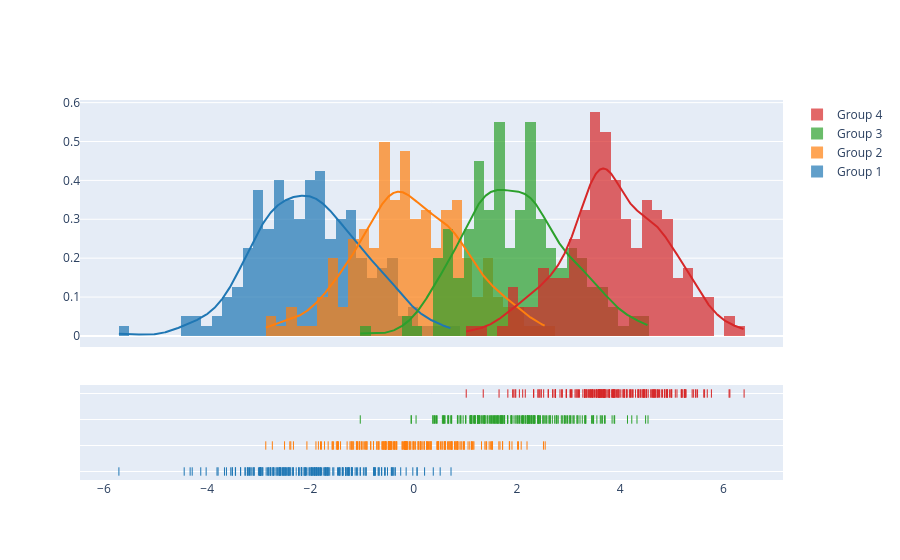

The notebook cell this image was saved under:
### Code cell
import plotly.figure_factory as ff

# Add histogram data
x1 = np.random.randn(200) - 2
x2 = np.random.randn(200)
x3 = np.random.randn(200) + 2
x4 = np.random.randn(200) + 4

# Group data together
hist_data = [x1, x2, x3, x4]

group_labels = ['Group 1', 'Group 2', 'Group 3', 'Group 4']

# Create distplot with custom bin_size
fig = ff.create_distplot(hist_data, group_labels, bin_size=.2)
fig.show()

### Figure 1 — Plotly figure (JSON) as saved in the notebook; plotly's stock layout.template omitted (floating-point values rounded to 4 significant figures; data arrays with more than 128 entries replaced by an {"elided": "..."} marker saying what was removed)
{"data": [{"autobinx": false, "histnorm": "probability density", "legendgroup": "Group 1", "marker": {"color": "rgb(31, 119, 180)"}, "name": "Group 1", "opacity": 0.7, "type": "histogram", "x": {"elided": "200 float values"}, "xaxis": "x", "xbins": {"end": 0.7237, "size": 0.2, "start": -5.711}, "yaxis": "y"}, {"autobinx": false, "histnorm": "probability density", "legendgroup": "Group 2", "marker": {"color": "rgb(255, 127, 14)"}, "name": "Group 2", "opacity": 0.7, "type": "histogram", "x": {"elided": "200 float values"}, "xaxis": "x", "xbins": {"end": 2.548, "size": 0.2, "start": -2.865}, "yaxis": "y"}, {"autobinx": false, "histnorm": "probability density", "legendgroup": "Group 3", "marker": {"color": "rgb(44, 160, 44)"}, "name": "Group 3", "opacity": 0.7, "type": "histogram", "x": {"elided": "200 float values"}, "xaxis": "x", "xbins": {"end": 4.54, "size": 0.2, "start": -1.034}, "yaxis": "y"}, {"autobinx": false, "histnorm": "probability density", "legendgroup": "Group 4", "marker": {"color": "rgb(214, 39, 40)"}, "name": "Group 4", "opacity": 0.7, "type": "histogram", "x": {"elided": "200 float values"}, "xaxis": "x", "xbins": {"end": 6.402, "size": 0.2, "start": 1.018}, "yaxis": "y"}, {"legendgroup": "Group 1", "marker": {"color": "rgb(31, 119, 180)"}, "mode": "lines", "name": "Group 1", "showlegend": false, "type": "scatter", "x": {"elided": "500 float values"}, "xaxis": "x", "y": {"elided": "500 float values"}, "yaxis": "y"}, {"legendgroup": "Group 2", "marker": {"color": "rgb(255, 127, 14)"}, "mode": "lines", "name": "Group 2", "showlegend": false, "type": "scatter", "x": {"elided": "500 float values"}, "xaxis": "x", "y": {"elided": "500 float values"}, "yaxis": "y"}, {"legendgroup": "Group 3", "marker": {"color": "rgb(44, 160, 44)"}, "mode": "lines", "name": "Group 3", "showlegend": false, "type": "scatter", "x": {"elided": "500 float values"}, "xaxis": "x", "y": {"elided": "500 float values"}, "yaxis": "y"}, {"legendgroup": "Group 4", "marker": {"color": "rgb(214, 39, 40)"}, "mode": "lines", "name": "Group 4", "showlegend": false, "type": "scatter", "x": {"elided": "500 float values"}, "xaxis": "x", "y": {"elided": "500 float values"}, "yaxis": "y"}, {"legendgroup": "Group 1", "marker": {"color": "rgb(31, 119, 180)", "symbol": "line-ns-open"}, "mode": "markers", "name": "Group 1", "showlegend": false, "type": "scatter", "x": {"elided": "200 float values"}, "xaxis": "x", "y": {"elided": "200 str values"}, "yaxis": "y2"}, {"legendgroup": "Group 2", "marker": {"color": "rgb(255, 127, 14)", "symbol": "line-ns-open"}, "mode": "markers", "name": "Group 2", "showlegend": false, "type": "scatter", "x": {"elided": "200 float values"}, "xaxis": "x", "y": {"elided": "200 str values"}, "yaxis": "y2"}, {"legendgroup": "Group 3", "marker": {"color": "rgb(44, 160, 44)", "symbol": "line-ns-open"}, "mode": "markers", "name": "Group 3", "showlegend": false, "type": "scatter", "x": {"elided": "200 float values"}, "xaxis": "x", "y": {"elided": "200 str values"}, "yaxis": "y2"}, {"legendgroup": "Group 4", "marker": {"color": "rgb(214, 39, 40)", "symbol": "line-ns-open"}, "mode": "markers", "name": "Group 4", "showlegend": false, "type": "scatter", "x": {"elided": "200 float values"}, "xaxis": "x", "y": {"elided": "200 str values"}, "yaxis": "y2"}], "layout": {"barmode": "overlay", "hovermode": "closest", "legend": {"traceorder": "reversed"}, "xaxis": {"anchor": "y2", "domain": [0.0, 1.0], "zeroline": false}, "yaxis": {"anchor": "free", "domain": [0.35, 1], "position": 0.0}, "yaxis2": {"anchor": "x", "domain": [0, 0.25], "dtick": 1, "showticklabels": false}}}
